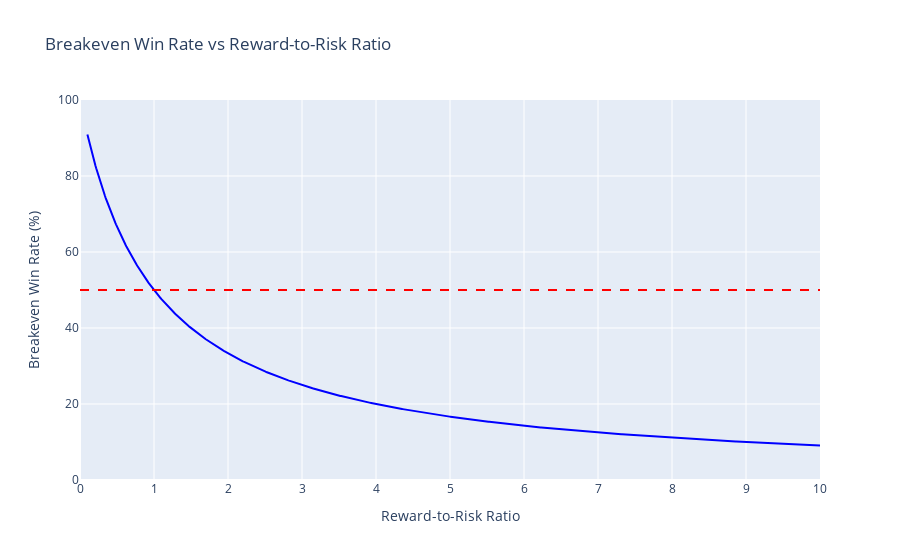

The notebook cell saved with this chart:
### Code cell
import numpy as np
import plotly.graph_objects as go

# Breakeven win rate formula
def breakeven_win_rate(risk, reward):
    return 1 / (1 + (reward / risk))

# Define risk (constant at 1) and a range of reward values
risk = 1
reward_ratios = np.linspace(0.1, 10, 1000)  # Create 1000 reward values for smoother curve

# Calculate corresponding breakeven win rates
win_rates = breakeven_win_rate(risk, reward_ratios) * 100  # Convert to percentage

# Create an interactive plot using Plotly
fig = go.Figure()

# Add the breakeven win rate line
fig.add_trace(go.Scatter(
    x=reward_ratios,
    y=win_rates,
    mode='lines',
    name='Breakeven Win Rate',
    line=dict(color='blue')
))

# Add a horizontal line at 50% win rate for reference
fig.add_shape(type="line",
    x0=0, y0=50, x1=10, y1=50,
    line=dict(color="Red", dash="dash"),
    name='50% Win Rate'
)

# Customize the layout
fig.update_layout(
    title="Breakeven Win Rate vs Reward-to-Risk Ratio",
    xaxis_title="Reward-to-Risk Ratio",
    yaxis_title="Breakeven Win Rate (%)",
    xaxis=dict(tickmode='linear', tick0=0, dtick=1, range=[0, 10]),  # Integers from 0 to 10
    yaxis=dict(range=[0, 100]),
    showlegend=False,
    hovermode="x"
)

# Show the interactive plot
fig.show()

### Figure 1 — Plotly figure (JSON) as saved in the notebook; plotly's stock layout.template omitted (floating-point values rounded to 4 significant figures; data arrays with more than 128 entries replaced by an {"elided": "..."} marker saying what was removed)
{"data": [{"line": {"color": "blue"}, "mode": "lines", "name": "Breakeven Win Rate", "type": "scatter", "x": {"elided": "1000 float values"}, "y": {"elided": "1000 float values"}}], "layout": {"hovermode": "x", "shapes": [{"line": {"color": "Red", "dash": "dash"}, "name": "50% Win Rate", "type": "line", "x0": 0, "x1": 10, "y0": 50, "y1": 50}], "showlegend": false, "title": {"text": "Breakeven Win Rate vs Reward-to-Risk Ratio"}, "xaxis": {"dtick": 1, "range": [0, 10], "tick0": 0, "tickmode": "linear", "title": {"text": "Reward-to-Risk Ratio"}}, "yaxis": {"range": [0, 100], "title": {"text": "Breakeven Win Rate (%)"}}}}
